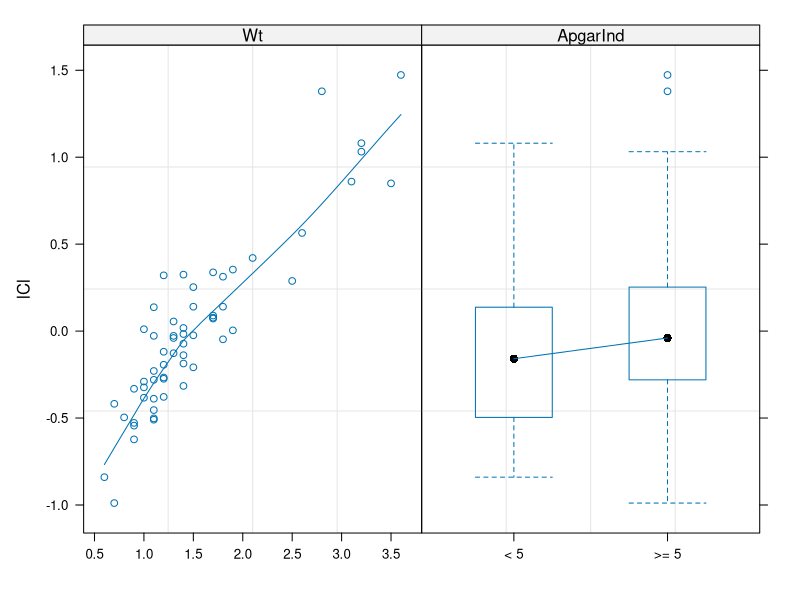
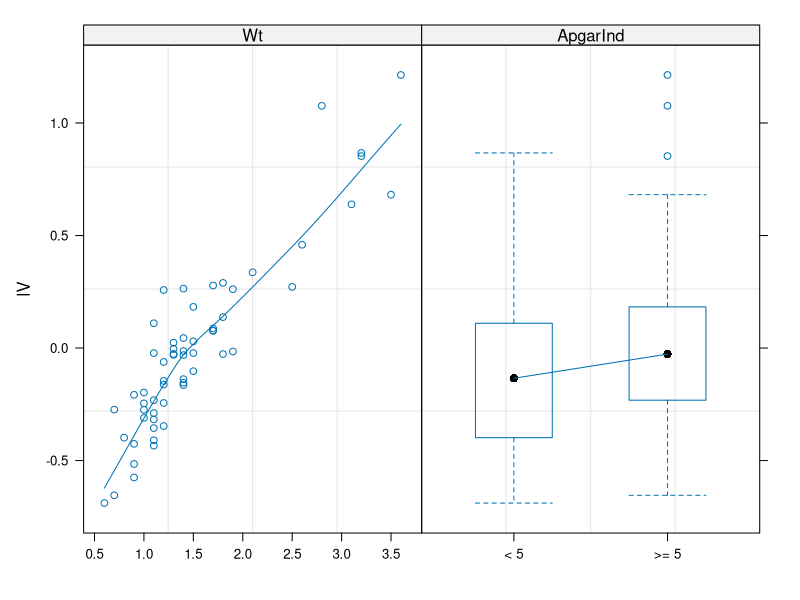
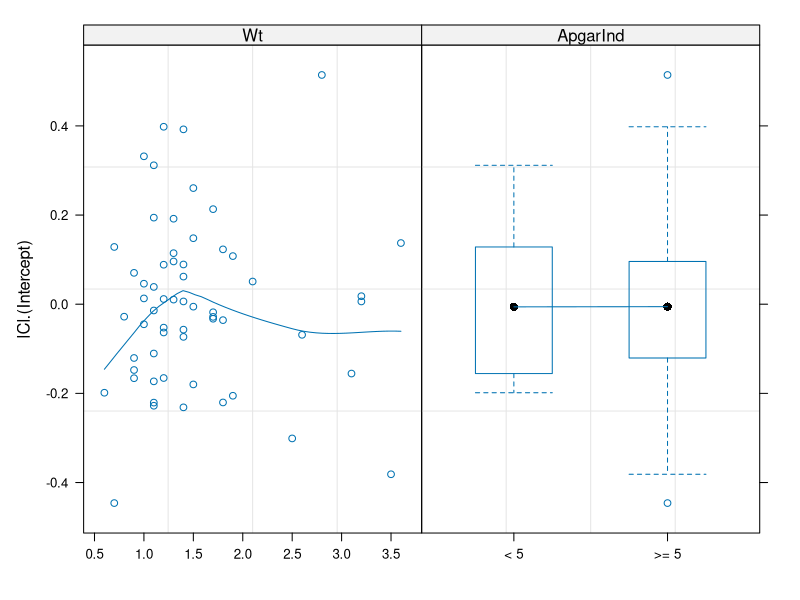
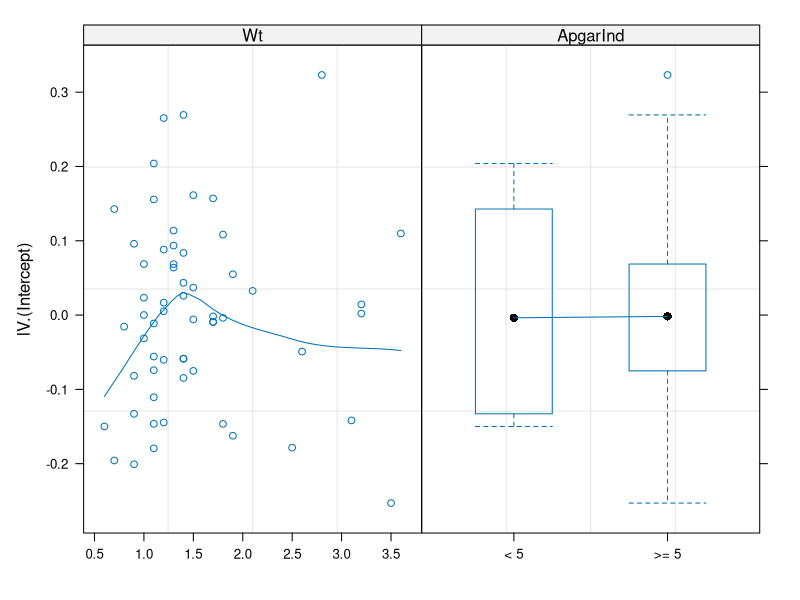
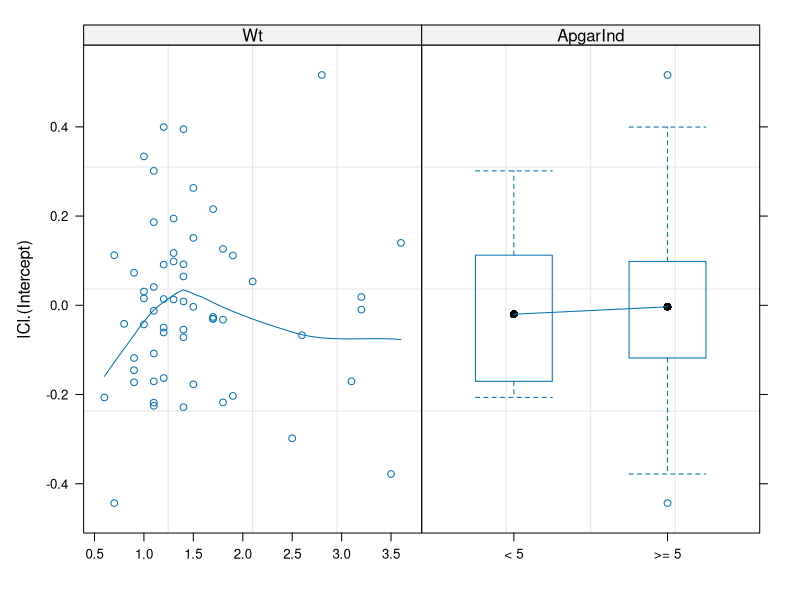
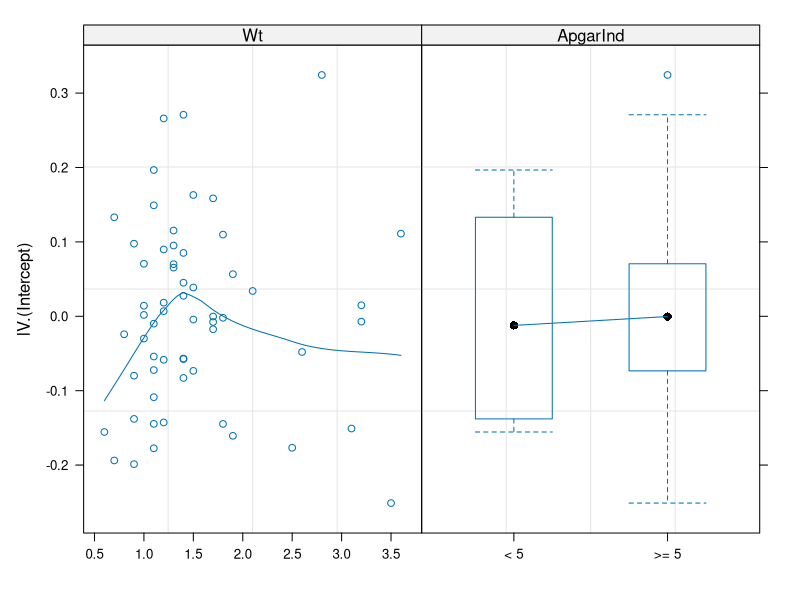

The R script that drew these images, in order:
############################################################
#  
#  Chapter 9, Pharmacokinetic study of phenobarbital
#
#  Fit nonlinear mixed effects model with within-individual         
#  power-of-mean variance function using nlme
#
############################################################

library(nlme)

############################################################
#  
#  The data are part of the nlme distribution -- the data
#  set is Phenobarb.  Here is the first two infant
#
## > Phenobarb[1:30,]
## Grouped Data: conc ~ time | Subject
##    Subject  Wt Apgar ApgarInd  time dose conc
## 1        1 1.4     7     >= 5   0.0 25.0   NA
## 2        1 1.4     7     >= 5   2.0   NA 17.3
## 3        1 1.4     7     >= 5  12.5  3.5   NA
## 4        1 1.4     7     >= 5  24.5  3.5   NA
## 5        1 1.4     7     >= 5  37.0  3.5   NA
## 6        1 1.4     7     >= 5  48.0  3.5   NA
## 7        1 1.4     7     >= 5  60.5  3.5   NA
## 8        1 1.4     7     >= 5  72.5  3.5   NA
## 9        1 1.4     7     >= 5  85.3  3.5   NA
## 10       1 1.4     7     >= 5  96.5  3.5   NA
## 11       1 1.4     7     >= 5 108.5  3.5   NA
## 12       1 1.4     7     >= 5 112.5   NA 31.0
#
############################################################

############################################################
#
#  The one compartment model with intravenous administration
#  in (9.30) of the notes is available in nlme() as 
#  phenoModel - see the calls to nlme() below.  The model 
#  is parameterized in terms of log Cl_i and log V_i.
#  The diligent student might want to try his/her hand at 
#  programming this model.
#
#  The model is programmed to expect NA values in the dose and 
#  conc variables; the na.action=na.pass option tells nlme() to 
#  include the NAs so that the function can identify, dosing
#  and sampling times, and the naPattern option tells nlme
#  that values of conc that are not NAs are to be retained as the
#  response variable and NAs are to be ignored.
#  
#  We fit three models: (i) with no among-individual covariates
#  in either parameter, (ii) with the among-individual covariate
#  birthweight in both parameters, and (iii) with both among-individual
#  covariates birthweight and indicator of whether or not apgar
#  score >= 5 in both parameters.
#  
#  After each fit, we plot the empirical Bayes estimates of random
#  effects for log Cl_i and log V_i against covariates to look at 
#  possible systematic relationships.  We use the plotting capability
#  in nlme() to make these plots.
#
############################################################

# (i) No covariates

pheno.mlfit.nocov <- nlme(conc ~ phenoModel(Subject,time,dose,lCl,lV),
          data=Phenobarb,               
          fixed = list(lCl ~ 1, lV ~ 1),
          random = list(lCl ~ 1, lV ~ 1),
          groups = ~ Subject,
          weights = varPower(fixed=1), 
          start = list(fixed = c(-5,0.3)),
          na.action=na.pass, naPattern = ~ !is.na(conc),                
          method="ML",verbose=TRUE)
## > summary(pheno.mlfit.nocov)
## Nonlinear mixed-effects model fit by maximum likelihood
##   Model: conc ~ phenoModel(Subject, time, dose, lCl, lV) 
##  Data: Phenobarb 
##        AIC      BIC    logLik
##   986.6177 1004.878 -487.3089

## Random effects:
##  Formula: list(lCl ~ 1, lV ~ 1)
##  Level: Subject
##  Structure: General positive-definite, Log-Cholesky parametrization
##          StdDev    Corr 
## lCl      0.5088706 lCl  
## lV       0.4006982 0.951
## Residual 0.1129108      

## Variance function:
##  Structure: Power of variance covariate
##  Formula: ~fitted(.) 
##  Parameter estimates:
## power 
##     1 
## Fixed effects: list(lCl ~ 1, lV ~ 1) 
##         Value  Std.Error DF   t-value p-value
## lCl -4.988225 0.07610856 95 -65.54091       0
## lV   0.332197 0.05433713 95   6.11363       0
##  Correlation: 
##    lCl  
## lV 0.751

## Standardized Within-Group Residuals:
##         Min          Q1         Med          Q3         Max 
## -2.88501446 -0.31261344  0.08948398  0.36911612  2.42826168 

## Number of Observations: 155
## Number of Groups: 59

#  Extract the empirical Bayes estimates of random effects
#  for each parameter and plot against covariates

pdf("pheno.nocov.pdf",width=8)
nocov.raneff <- ranef(pheno.mlfit.nocov, augFrame=TRUE)
plot(nocov.raneff,form = lCl~ Wt + ApgarInd )
plot(nocov.raneff,form = lV~ Wt + ApgarInd )
graphics.off()

#  (ii)  Add birthweight as a linear covariate in each parameter
#   and plot empirical Bayes estimates to see if the apparent
#  systematic relationship persists.

pheno.mlfit.wtonly <- nlme(conc ~ phenoModel(Subject,time,dose,lCl,lV),
          data=Phenobarb,               
          fixed = list(lCl ~ Wt, lV ~ Wt),
          random = list(lCl ~ 1, lV ~ 1),
          groups = ~ Subject,
          weights = varPower(fixed=1), 
          start = list(fixed = c(-5,0,0.3,0)),
          na.action=na.pass, naPattern = ~ !is.na(conc),                
          method="ML",verbose=TRUE)                        
## > summary(pheno.mlfit.wtonly)
## Nonlinear mixed-effects model fit by maximum likelihood
##   Model: conc ~ phenoModel(Subject, time, dose, lCl, lV) 
##  Data: Phenobarb 
##        AIC      BIC    logLik
##   883.2707 907.6181 -433.6353

## Random effects:
##  Formula: list(lCl ~ 1, lV ~ 1)
##  Level: Subject
##  Structure: General positive-definite, Log-Cholesky parametrization
##                 StdDev    Corr  
## lCl.(Intercept) 0.2292397 lC.(I)
## lV.(Intercept)  0.1409428 0.763 
## Residual        0.1140465       

## Variance function:
##  Structure: Power of variance covariate
##  Formula: ~fitted(.) 
##  Parameter estimates:
## power 
##     1 
## Fixed effects: list(lCl ~ Wt, lV ~ Wt) 
##                     Value  Std.Error DF   t-value p-value
## lCl.(Intercept) -5.959398 0.12403306 93 -48.04685       0
## lCl.Wt           0.639351 0.07691382 93   8.31256       0
## lV.(Intercept)  -0.491629 0.05710098 93  -8.60981       0
## lV.Wt            0.538492 0.03466386 93  15.53468       0
##  Correlation: 
##                lC.(I) lCl.Wt lV.(I)
## lCl.Wt         -0.926              
## lV.(Intercept)  0.090 -0.053       
## lV.Wt          -0.052  0.043 -0.913

## Standardized Within-Group Residuals:
##         Min          Q1         Med          Q3         Max 
## -2.78605290 -0.37208927  0.04861949  0.42820401  2.19427910 

## Number of Observations: 155
## Number of Groups: 59

pdf("pheno.cov.pdf",width=8)
wtonly.raneff <- ranef(pheno.mlfit.wtonly, augFrame=TRUE)
plot(wtonly.raneff,form = lCl.(Intercept) ~ Wt + ApgarInd )
plot(wtonly.raneff,form = lV.(Intercept) ~ Wt + ApgarInd )
graphics.off()

#  (iii) Add Apgar score category to the previous model (ii) 
#  in each parameter.  It does not appear that this is necessary

pheno.mlfit.wtapgar <- nlme(conc ~ phenoModel(Subject,time,dose,lCl,lV),
          data=Phenobarb,               
          fixed = list(lCl ~ Wt + ApgarInd, lV ~ Wt + ApgarInd),
          random = list(lCl ~ 1, lV ~ 1),
          groups = ~ Subject,
          weights = varPower(fixed=1), 
          start = list(fixed = c(-5,0,0,0.3,0,0)),
          na.action=na.pass, naPattern = ~ !is.na(conc),                
          method="ML",verbose=TRUE)                        
## > summary(pheno.mlfit.wtapgar)
## Nonlinear mixed-effects model fit by maximum likelihood
##   Model: conc ~ phenoModel(Subject, time, dose, lCl, lV) 
##  Data: Phenobarb 
##        AIC      BIC    logLik
##   887.2203 917.6546 -433.6102

## Random effects:
##  Formula: list(lCl ~ 1, lV ~ 1)
##  Level: Subject
##  Structure: General positive-definite, Log-Cholesky parametrization
##                 StdDev    Corr  
## lCl.(Intercept) 0.2290444 lC.(I)
## lV.(Intercept)  0.1406943 0.763 
## Residual        0.1141014       

## Variance function:
##  Structure: Power of variance covariate
##  Formula: ~fitted(.) 
##  Parameter estimates:
## power 
##     1 
## Fixed effects: list(lCl ~ Wt + ApgarInd, lV ~ Wt + ApgarInd) 
##                      Value  Std.Error DF    t-value p-value
## lCl.(Intercept)  -5.932316 0.21800171 91 -27.212245  0.0000
## lCl.Wt            0.636990 0.08098199 91   7.865828  0.0000
## lCl.ApgarInd>= 5 -0.026936 0.16165674 91  -0.166622  0.8680
## lV.(Intercept)   -0.483991 0.07800085 91  -6.204950  0.0000
## lV.Wt             0.539216 0.03503128 91  15.392416  0.0000
## lV.ApgarInd>= 5  -0.010669 0.06462644 91  -0.165081  0.8692
##  Correlation: 
##                  lC.(I) lCl.Wt lC.AI5 lV.(I) lV.Wt 
## lCl.Wt           -0.740                            
## lCl.ApgarInd>= 5 -0.817  0.277                     
## lV.(Intercept)   -0.070  0.047  0.074              
## lV.Wt             0.043  0.018 -0.092 -0.651       
## lV.ApgarInd>= 5   0.064 -0.092  0.007 -0.672 -0.037

## Standardized Within-Group Residuals:
##         Min          Q1         Med          Q3         Max 
## -2.78831468 -0.37414083  0.05443072  0.42344909  2.18863006 

## Number of Observations: 155
## Number of Groups: 59

#  Likelihood ratio tests of these nested models suggest that while including
#  birthweigh is important, Apgar score category does not add further value.
#  There is strong evidience to suggest that both log Cl_i and log V_i
#  are systematically associated with birthweight, but no evidence of
#  such an association with Apgar score.

## >  anova(pheno.mlfit.nocov,pheno.mlfit.wtonly, pheno.mlfit.wtapgar)
##                     Model df      AIC       BIC    logLik   Test   L.Ratio
## pheno.mlfit.nocov       1  6 986.6177 1004.8783 -487.3089                 
## pheno.mlfit.wtonly      2  8 883.2707  907.6181 -433.6353 1 vs 2 107.34701
## pheno.mlfit.wtapgar     3 10 887.2203  917.6546 -433.6102 2 vs 3   0.05036
##                     p-value
## pheno.mlfit.nocov          
## pheno.mlfit.wtonly   <.0001
## pheno.mlfit.wtapgar  0.9751

wtapgar.raneff <- ranef(pheno.mlfit.wtapgar, augFrame=TRUE)
plot(wtapgar.raneff,form = lCl.(Intercept) ~ Wt + ApgarInd )
plot(wtapgar.raneff,form = lV.(Intercept) ~ Wt + ApgarInd )

